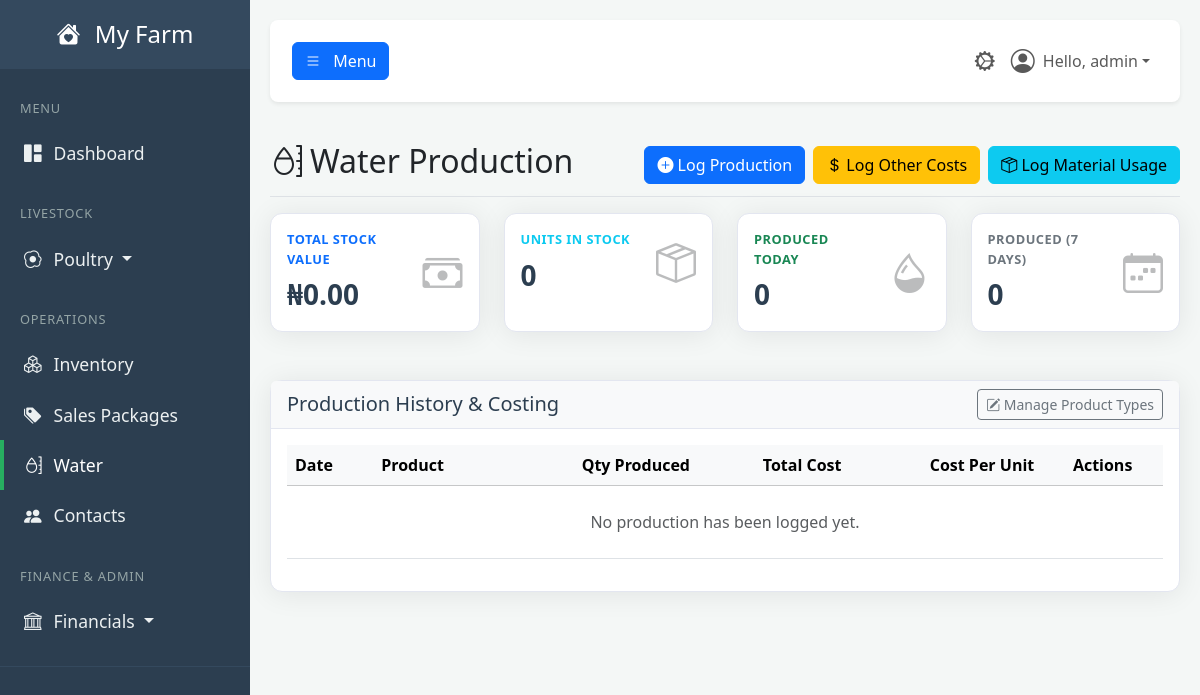
The app's page /water (signed in), older data.
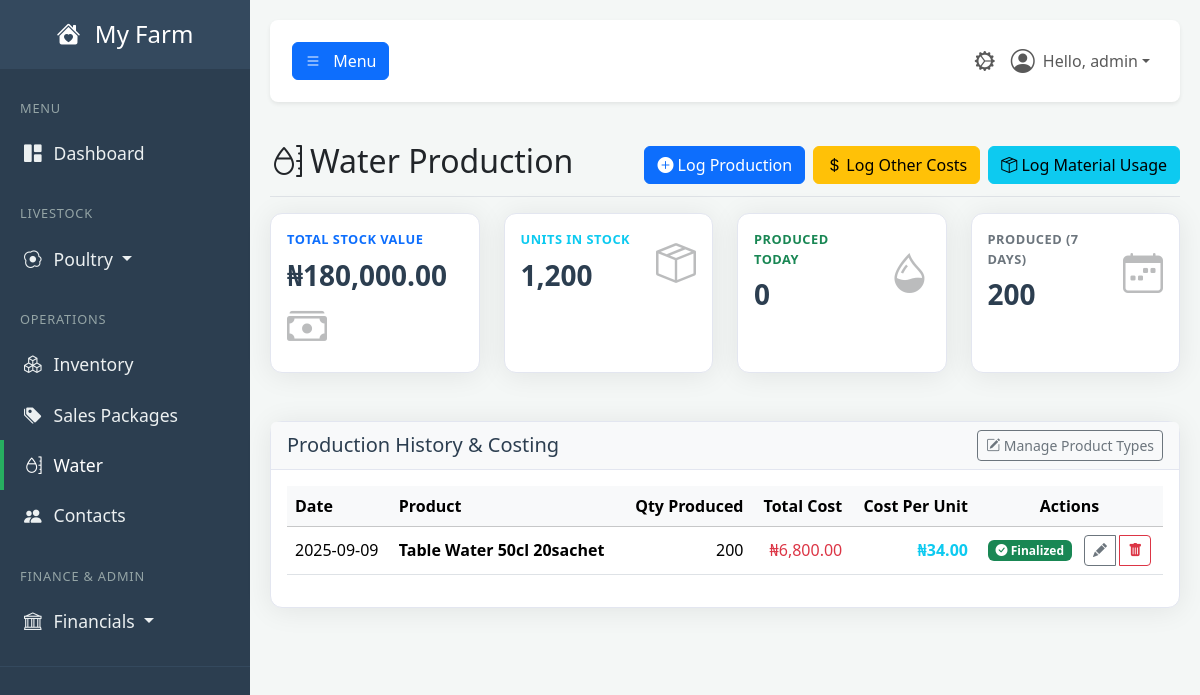
The same page, newer data.
### tables this page shows
CREATE TABLE water_production_log (
        id INTEGER PRIMARY KEY,
        production_date TEXT NOT NULL,
        quantity_produced INTEGER NOT NULL,
        product_id INTEGER NOT NULL,
        notes TEXT, -- This column is now guaranteed to exist
        created_at TIMESTAMP DEFAULT CURRENT_TIMESTAMP, total_cost REAL DEFAULT 0, cost_per_unit REAL DEFAULT 0, sales_commission REAL DEFAULT 0, production_labor_cost REAL DEFAULT 0,
        FOREIGN KEY (product_id) REFERENCES water_products (id) ON DELETE CASCADE
    );

CREATE TABLE water_products (
            id INTEGER PRIMARY KEY,
            name TEXT NOT NULL UNIQUE,
            quantity INTEGER NOT NULL DEFAULT 0,
            price REAL NOT NULL DEFAULT 0,
            created_at TIMESTAMP DEFAULT CURRENT_TIMESTAMP
        , inventory_item_id INTEGER REFERENCES inventory(id));

### app.py (the view)
@app.route('/water')
@login_required
@permission_required('view_water_dashboard')
def water_dashboard():
    db = get_db()
    stats_row = db.execute("SELECT (SELECT COALESCE(SUM(quantity * price), 0) FROM water_products) as total_stock_value, (SELECT COALESCE(SUM(quantity), 0) FROM water_products) as total_units_in_stock, (SELECT COALESCE(SUM(quantity_produced), 0) FROM water_production_log WHERE production_date = date('now', 'localtime')) as produced_today, (SELECT COALESCE(SUM(quantity_produced), 0) FROM water_production_log WHERE production_date >= date('now', '-6 days')) as produced_last_7_days").fetchone()
    stats = {
        'total_stock_value': stats_row['total_stock_value'] or 0,
        'total_units_in_stock': stats_row['total_units_in_stock'] or 0,
        'produced_today': stats_row['produced_today'] or 0,
        'produced_last_7_days': stats_row['produced_last_7_days'] or 0
    }
    production_logs = db.execute("""
        SELECT wpl.*, wp.name as product_name, wp.price
        FROM water_production_log wpl
        JOIN water_products wp ON wpl.product_id = wp.id
        ORDER BY wpl.production_date DESC, wpl.id DESC
    """).fetchall()
    water_materials = db.execute("SELECT * FROM inventory WHERE category = 'Water Production' AND quantity > 0").fetchall()
    water_products = db.execute("SELECT * FROM water_products ORDER BY name ASC").fetchall()
    return render_template(
        'water_management.html',
        user=g.user,
        stats=stats,
        production_logs=production_logs,
        water_materials=water_materials,
        water_products=water_products, # <-- THE MISSING PIECE
        today_date=date.today().strftime('%Y-%m-%d')
    )

### app.py (called while the page is built)
def get_db():
    if 'db' not in g:
        g.db = sqlite3.connect(DATABASE)
        g.db.row_factory = sqlite3.Row
    return g.db

def login_required(f):
    @wraps(f)
    def decorated_function(*args, **kwargs):
        if 'user_id' not in session:
            flash('Please log in to access this page.', 'warning')
            return redirect(url_for('login'))
        g.user = User.get_by_id(session['user_id'])
        if not g.user:
            session.clear()
            return redirect(url_for('login'))
        return f(*args, **kwargs)
    return decorated_function

def permission_required(permission_name):
    def decorator(f):
        @wraps(f)
        def decorated_function(*args, **kwargs):
            if not hasattr(g, 'user') or not g.user.has_permission(permission_name):
                flash('You do not have the required permission.', 'danger')
                return redirect(url_for('dashboard'))
            return f(*args, **kwargs)
        return decorated_function
    return decorator

### templates/water_management.html (shortened to what the changed rows need)
{% extends "base.html" %}
{% block content %}
    <div class="d-flex justify-content-between flex-wrap flex-md-nowrap align-items-center pt-3 pb-2 mb-3 border-bottom">
        <h1 class="h2"><i class="bi bi-moisture me-2"></i>Water Production</h1>
    </div>
    <div class="row">
        <div class="col-lg-3 col-md-6 mb-4"><div class="card shadow-sm h-100"><div class="card-body"><div class="row align-items-center"><div class="col"><div class="kpi-label text-primary">Total Stock Value</div><div class="kpi-value">₦{{ '{:,.2f}'.format(stats.total_stock_value) }}</div></div><div class="col-auto kpi-icon"><i class="bi bi-cash-stack"></i></div></div></div></div></div>
        <div class="col-lg-3 col-md-6 mb-4"><div class="card shadow-sm h-100"><div class="card-body"><div class="row align-items-center"><div class="col"><div class="kpi-label text-info">Units in Stock</div><div class="kpi-value">{{ '{:,.0f}'.format(stats.total_units_in_stock) }}</div></div><div class="col-auto kpi-icon"><i class="bi bi-box-seam"></i></div></div></div></div></div>
        <div class="col-lg-3 col-md-6 mb-4"><div class="card shadow-sm h-100"><div class="card-body"><div class="row align-items-center"><div class="col"><div class="kpi-label text-secondary">Produced (7 Days)</div><div class="kpi-value">{{ '{:,.0f}'.format(stats.produced_last_7_days) }}</div></div><div class="col-auto kpi-icon"><i class="bi bi-calendar-week"></i></div></div></div></div></div>
    </div>
    <div class="card shadow-sm mt-4">
        <div class="card-body">
            <div class="table-responsive">
                <table class="table table-hover align-middle">
                    <thead class="table-light">
                        <tr>
                            <th>Date</th>
                            <th>Product</th>
                            <th class="text-end">Qty Produced</th>
                            <th class="text-end">Total Cost</th>
                            <th class="text-end">Cost Per Unit</th>
                            <th class="text-center">Actions</th>
                        </tr>
                    </thead>
                    <tbody>
                        {% for log in production_logs %}
                        <tr>
                            <td>{{ log.production_date }}</td>
                            <td>
                                <strong>{{ log.product_name }}</strong>
                            </td>
                            <td class="text-end font-weight-bold">{{ log.quantity_produced }}</td>
                            <td class="text-end text-danger">₦{{ '{:,.2f}'.format(log.total_cost or 0) }}</td>
                            <td class="text-end text-info"><strong>₦{{ '{:,.2f}'.format(log.cost_per_unit or 0) }}</strong></td>
                            <td class="text-center">
                                {% if not log.total_cost and g.user.has_permission('calculate_water_cost') %}
                                    <form action="{{ url_for('calculate_water_cost') }}" method="POST" class="d-inline">
                                        <input type="hidden" name="production_log_id" value="{{ log.id }}">
                                        <button type="submit" class="btn btn-sm btn-warning">Finalize Costs</button>
                                    </form>
                                {% elif log.total_cost %}
                                    <span class="badge bg-success"><i class="bi bi-check-circle-fill"></i> Finalized</span>
                                {% endif %}
                                {% if g.user.has_permission('edit_production_log') %}
                                    <div class="btn-group btn-group-sm d-inline-block ms-2">
                                        <button type="button" class="btn btn-outline-secondary"
                                                data-bs-toggle="modal"
                                                data-bs-target="#editProductionLogModal"
                                                data-bs-log-id="{{ log.id }}"
                                                data-bs-date="{{ log.production_date }}"
                                                data-bs-product-id="{{ log.product_id }}"
                                                data-bs-qty="{{ log.quantity_produced }}"
                                                data-bs-notes="{{ log.notes or '' }}"
                                                title="Edit Log">
                                            <i class="bi bi-pencil-fill"></i>
                                        </button>
                                        <button type="button" class="btn btn-outline-danger"
                                                data-bs-toggle="modal"
                                                data-bs-target="#deleteProductionLogModal"
                                                data-bs-log-id="{{ log.id }}"
                                                data-bs-product-name="{{ log.product_name }}"
                                                data-bs-qty="{{ log.quantity_produced }}"
                                                title="Delete Log">
                                            <i class="bi bi-trash-fill"></i>
                                        </button>
                                    </div>
                                {% endif %}
                            </td>
                        </tr>
                        {% else %}
                        <tr><td colspan="6" class="text-center p-4 text-muted">No production has been logged yet.</td></tr>
                        {% endfor %}
                    </tbody>
                </table>
            </div>
        </div>
    </div>
{% endblock %}

Row changes from the older to the newer data that the page shows:
added water_production_log: production_date "2025-09-09", product_name "Table Water 50cl 20sachet", quantity_produced "200", total_cost "6,800.00", cost_per_unit "34.00", shows "Finalized"
Text that changed along with them:
{{ '{:,.2f}'.format(stats.total_stock_value) }}: "0.00" → "180,000.00"
{{ '{:,.0f}'.format(stats.total_units_in_stock) }}: "0" → "1,200"
{{ '{:,.0f}'.format(stats.produced_last_7_days) }}: "0" → "200"
text no longer shown: "No production has been logged yet."
